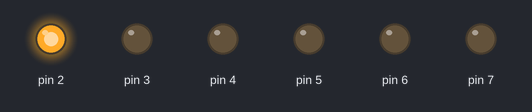
Bench run of a sketch on a simulated Arduino Uno, built with avr-gcc and run on an emulated ATmega328P. Parts: output pins drawn as LEDs (lit = HIGH).

Above: at 0.5 s.
At 3.5 s:
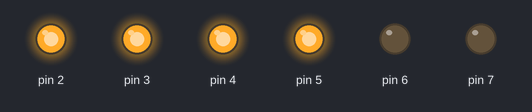
At 4.5 s:
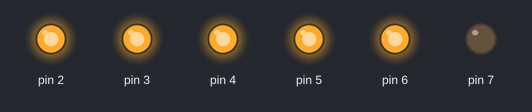
At 8.5 s:
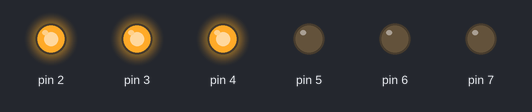
At 12.5 s:
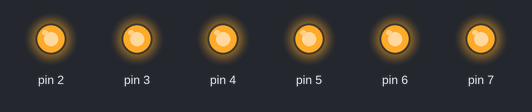
At 17.5 s:
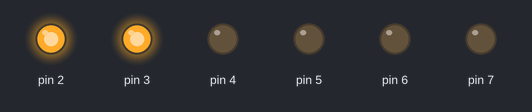
Timing chart, 0 to 18.4 s (numbered marks = the images above):
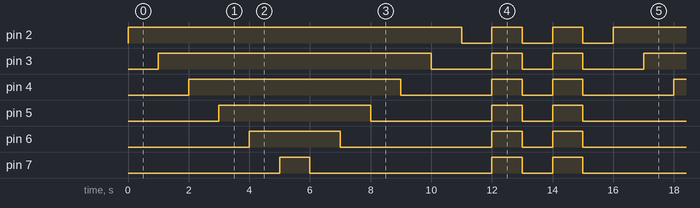

Measured:
- by itself, pin 2: LOW → HIGH at 0.00 s, → LOW 11.0 s later, → HIGH 1.0 s later, → LOW 1.0 s later, … (13 changes in this stretch)
- by itself, pin 3: LOW → HIGH at 1.0 s, → LOW 9.0 s later, → HIGH 2.0 s later, → LOW 1.0 s later, … (13 changes in this stretch)
- by itself, pin 4: LOW → HIGH at 2.0 s, → LOW 7.0 s later, → HIGH 3.0 s later, → LOW 1.0 s later, … (13 changes in this stretch)
- by itself, pin 5: LOW → HIGH at 3.0 s, → LOW 5.0 s later, → HIGH 4.0 s later, → LOW 1.0 s later, … (13 changes in this stretch)
- by itself, pin 6: repeats every 16.0 s: LOW 5.0 s, HIGH 1.0 s, LOW 1.0 s, HIGH 1.0 s, LOW 5.0 s, HIGH 3.0 s
- by itself, pin 7: repeats every 16.0 s: LOW 6.0 s, HIGH 1.0 s, LOW 1.0 s, HIGH 1.0 s, LOW 6.0 s, HIGH 1.0 s

The sketch:

led-v01.ino
```cpp
void style_1(void)
{
  unsigned char j;
  for(j=2;j<=7;j++)
  {digitalWrite(j,HIGH);
  delay(1000);
  }
  for(j=7;j>=2;j--)
  {
    digitalWrite(j,LOW);
    delay(1000);
  }
}

void flash(void)
{
  unsigned j,k;
  for(k=0;k<=1;k++)
  {
    for(j=2;j<=7;j++)
      digitalWrite(j,HIGH);
      delay(1000);
      for (j=2;j<=7;j++)
      digitalWrite(j,LOW);
      delay(1000);

  }
}
void setup() {
  // put your setup code here, to run once:
  for (int i=2;i<=7;i++)
  pinMode(i,OUTPUT);
}

void loop() {
  // put your main code here, to run repeatedly:
  style_1();
  flash();
}
```
